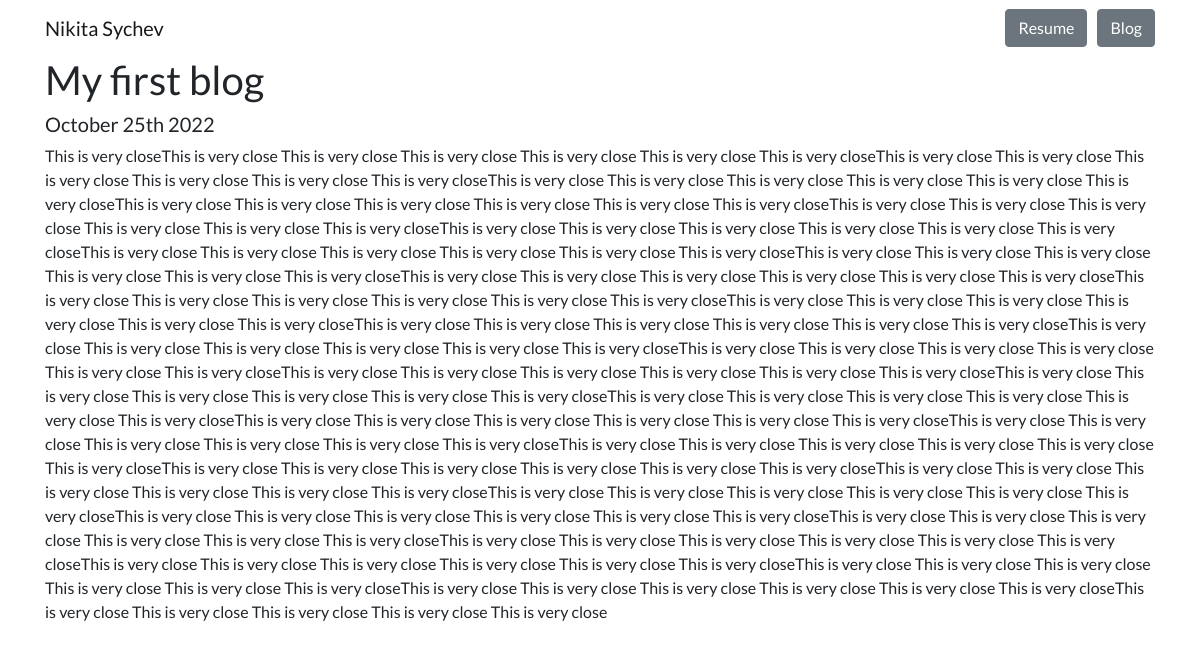
The app's page /blog/2/ with its own data.
### blog/models.py (models this page shows, shortened)
class Blog(models.Model):
    title = models.CharField(max_length=40)
    date = models.DateField()
    description = models.TextField()

### blog/views.py (the view)
# urls.py: path('<int:id_blog>/', views.detail, name='detail'),
def detail(request, id_blog):
    blog = get_object_or_404(Blog, pk=id_blog)
    return render(request, 'blog/One_blog.html', {
        'blog': blog,
    })

### blog/templates/blog/One_blog.html
{% extends 'portfolio/base.html' %}
{% block content %}
<h1>{{blog.title}}</h1>
<h5>{{blog.date|date:'F jS Y'}}</h5>
<p>{{blog.description}}</p>
{% endblock %}

### portfolio/static/portfolio/cust.css (style rules this page uses)
body { font-family: 'Lato', sans-serif; }

### records on screen
Blog: title "My first blog", date "October 25th 2022", description "This is very closeThis is very close This is very close This is very close This is very close This is very close This is very closeThis is very close This is very close This is very close This is very close This is very close This is very closeThis is very close This is very close This is very close This is very close This is very close This is very closeThis is very close This is very close This is very close This is very close This is very close This is very closeThis is very close This is very close This is very close This is very close This is very close This is very closeThis is very close This is very close This is very close This is very close This is very close This is very…"
